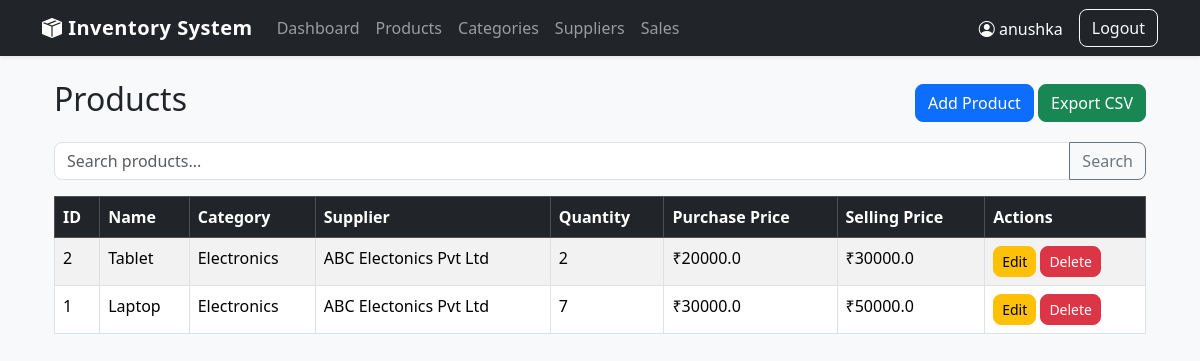
The page /products/ (signed in) on the database as committed earlier.
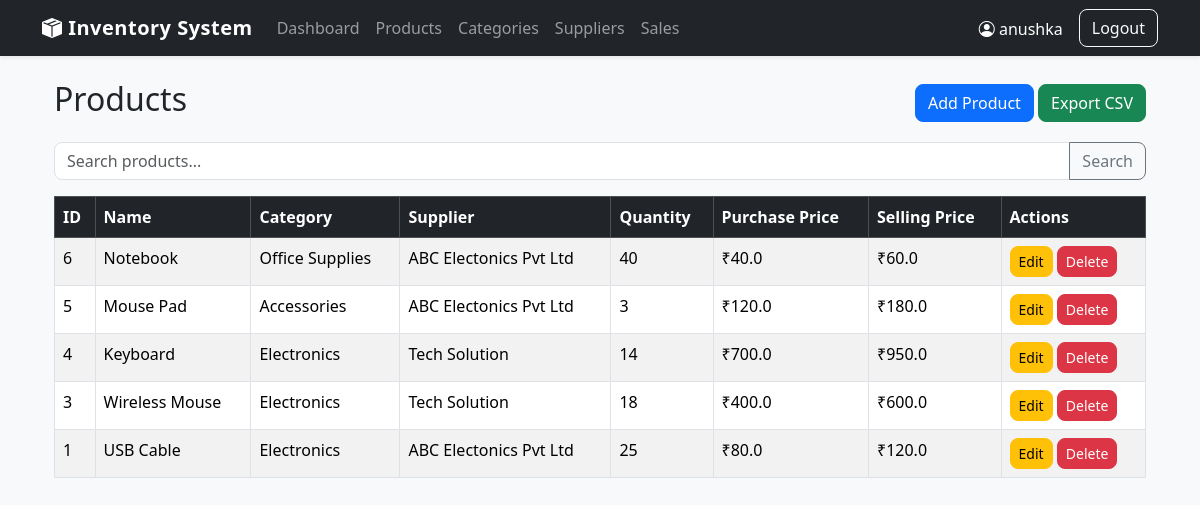
The same page on the database as committed later.
### tables this page shows
CREATE TABLE products (
        id INTEGER PRIMARY KEY AUTOINCREMENT,
        name TEXT NOT NULL,
        category_id INTEGER,
        supplier_id INTEGER,
        quantity INTEGER NOT NULL DEFAULT 0,
        purchase_price REAL NOT NULL DEFAULT 0,
        selling_price REAL NOT NULL DEFAULT 0,
        created_at TIMESTAMP DEFAULT CURRENT_TIMESTAMP,
        FOREIGN KEY(category_id)
            REFERENCES categories(id)
            ON DELETE SET NULL,
        FOREIGN KEY(supplier_id)
            REFERENCES suppliers(id)
            ON DELETE SET NULL
    );

CREATE TABLE categories (
        id INTEGER PRIMARY KEY AUTOINCREMENT,
        name TEXT NOT NULL UNIQUE,
        description TEXT,
        created_at TIMESTAMP DEFAULT CURRENT_TIMESTAMP
    );

CREATE TABLE suppliers (
        id INTEGER PRIMARY KEY AUTOINCREMENT,
        name TEXT NOT NULL UNIQUE,
        contact_person TEXT,
        phone TEXT,
        email TEXT,
        address TEXT,
        created_at TIMESTAMP DEFAULT CURRENT_TIMESTAMP
    );

### routes/products.py (the view)
@products_bp.route("/")
@login_required
def index():
    conn = get_db_connection()
    cursor = conn.cursor()
    search = request.args.get("search", "").strip()
    if search:
        products = cursor.execute(
            """
            SELECT
                products.*,
                categories.name AS category_name,
                suppliers.name AS supplier_name

            FROM products

            LEFT JOIN categories
                ON products.category_id = categories.id

            LEFT JOIN suppliers
                ON products.supplier_id = suppliers.id

            WHERE products.name LIKE ?

            ORDER BY products.id DESC
            """,
            (f"%{search}%",)
        ).fetchall()
    else:
        products = cursor.execute(
            """
            SELECT
                products.*,
                categories.name AS category_name,
                suppliers.name AS supplier_name

            FROM products

            LEFT JOIN categories
                ON products.category_id = categories.id

            LEFT JOIN suppliers
                ON products.supplier_id = suppliers.id

            ORDER BY products.id DESC
            """
        ).fetchall()
    conn.close()
    return render_template(
        "products/index.html",
        products=products,
        search=search
    )

### database.py (called while the page is built)
def get_db_connection():
    conn = sqlite3.connect(DATABASE)
    conn.row_factory = sqlite3.Row
    conn.execute("PRAGMA foreign_keys = ON")
    return conn

### helpers.py (called while the page is built)
def login_required(f):
    @wraps(f)
    def decorated_function(*args, **kwargs):
        if session.get("user_id") is None:
            flash("Please login first.", "warning")
            return redirect(url_for("auth.login"))
        return f(*args, **kwargs)
    return decorated_function

### templates/products/index.html (shortened to what this page needs)
{% extends "layout.html" %}
{% block content %}
<div class="container mt-4">
    <div class="d-flex justify-content-between align-items-center mb-3">
        <h2>Products</h2>
        <div>
            <a href="/products/add" class="btn btn-primary">
                Add Product
            </a>
            <a href="/products/export" class="btn btn-success">
                Export CSV
            </a>
        </div>
    </div>
    <form method="GET" action="/products/" class="mb-3">
        <div class="input-group">
            <input
                type="text"
                name="search"
                class="form-control"
                placeholder="Search products..."
                value="{{ search }}"
            >
            <button class="btn btn-outline-secondary">
                Search
            </button>
        </div>
    </form>
    <div class="table-responsive">
        <table class="table table-bordered table-striped">
            <thead class="table-dark">
                <tr>
                    <th>ID</th>
                    <th>Name</th>
                    <th>Category</th>
                    <th>Supplier</th>
                    <th>Quantity</th>
                    <th>Purchase Price</th>
                    <th>Selling Price</th>
                    <th>Actions</th>
                </tr>
            </thead>
            <tbody>
            {% for product in products %}
                <tr>
                    <td>{{ product.id }}</td>
                    <td>{{ product.name }}</td>
                    <td>{{ product.category_name }}</td>
                    <td>{{ product.supplier_name }}</td>
                    <td>{{ product.quantity }}</td>
                    <td>
                        ₹{{ product.purchase_price }}
                    </td>
                    <td>
                        ₹{{ product.selling_price }}
                    </td>
                    <td>
                        <a
                        href="/products/edit/{{ product.id }}"
                        class="btn btn-warning btn-sm">
                            Edit
                        </a>
                        <form action="{{ url_for('products.delete', id=product.id) }}"
                               method="POST"
                               style="display:inline;">
                            <button
                                type="submit"
                                class="btn btn-danger btn-sm"
                                onclick="return confirm('Delete this product?')">
                                Delete
                           </button>
                       </form>
                    </td>
                </tr>
            {% else %}
                <tr>
                    <td colspan="8" class="text-center">
                        No products found
                    </td>
                </tr>
            {% endfor %}
            </tbody>
        </table>
    </div>
</div>
{% endblock %}

Rows that differ between the two databases and show on the page:
removed products: id "2", name "Tablet", category_name "Electronics", supplier_name "ABC Electonics Pvt Ltd", quantity "2", purchase_price "20000.0", selling_price "30000.0"
added products: id "6", name "Notebook", category_name "Office Supplies", supplier_name "ABC Electonics Pvt Ltd", quantity "40", purchase_price "40.0", selling_price "60.0"
added products: id "5", name "Mouse Pad", category_name "Accessories", supplier_name "ABC Electonics Pvt Ltd", quantity "3", purchase_price "120.0", selling_price "180.0"
added products: id "4", name "Keyboard", category_name "Electronics", supplier_name "Tech Solution", quantity "14", purchase_price "700.0", selling_price "950.0"
added products: id "3", name "Wireless Mouse", category_name "Electronics", supplier_name "Tech Solution", quantity "18", purchase_price "400.0", selling_price "600.0"
changed products id 1: name "Laptop" → "USB Cable"; quantity "7" → "25"; purchase_price "30000.0" → "80.0"; selling_price "50000.0" → "120.0"
